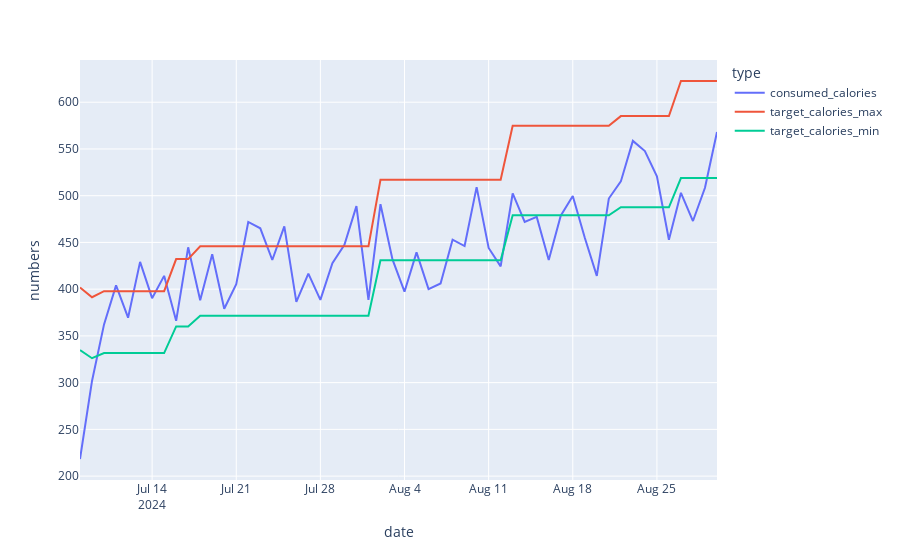

Notebook code cell kept with this figure:
### Code cell
px.line(plotly_df,x='date',y='numbers',color='type')
